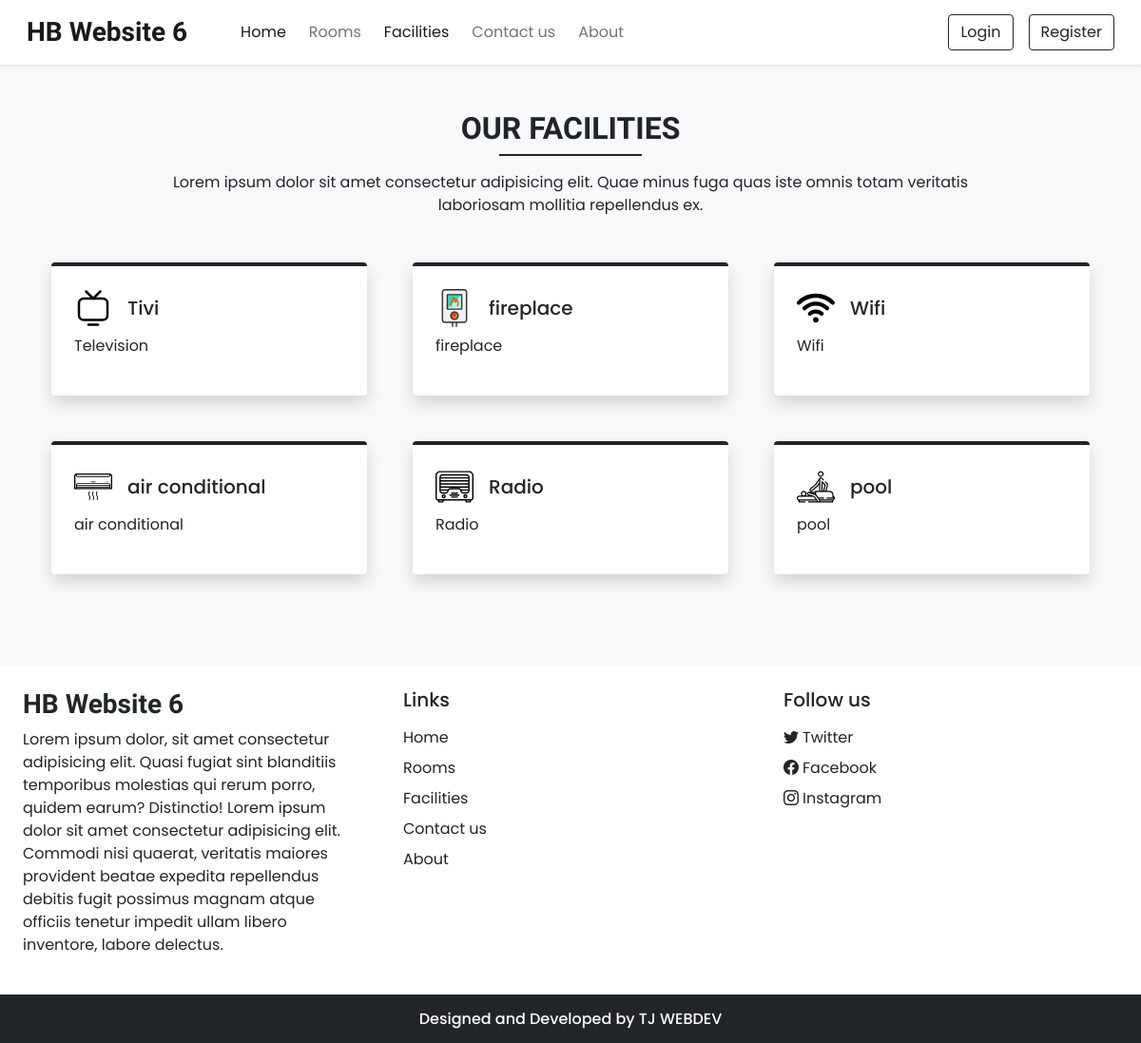
Screenshot of /facilities.php with the database file from the repository.
### tables this page shows
CREATE TABLE `settings` (
  `sr_no` int(11) NOT NULL,
  `site_title` varchar(50) NOT NULL,
  `site_about` varchar(250) NOT NULL,
  `shutdown` tinyint(1) NOT NULL
);

CREATE TABLE `facilities` (
  `id` int(11) NOT NULL,
  `name` varchar(250) NOT NULL,
  `icon` varchar(250) NOT NULL,
  `description` varchar(250) NOT NULL
);

### admin/inc/db_config.php (called while the page is built, shortened)
<?php
    function selectAll($table) {
        $con = $GLOBALS['con'];
        $res = mysqli_query($con,"SELECT * FROM $table");
        return $res;
    }
    function select($sql,$values,$datatypes)
    {
        $con = $GLOBALS['con'];
        if($stmt = mysqli_prepare($con,$sql)) {
            mysqli_stmt_bind_param($stmt,$datatypes,...$values);
            if(mysqli_stmt_execute($stmt)){
                $res = mysqli_stmt_get_result($stmt);
                return $res;
            }
            else {
                mysqli_stmt_close($stmt);
                die("Query cannot be executed - Select");
            }
        }
        else {
            die("Query cannot be prepared - Select");
        }
    }
?>

### facilities.php (the view, shortened to what this page needs)
<!DOCTYPE html>
<html lang="en">
<head>
    <?php require('inc/links.php'); ?>
</head>
    <body class="bg-light">
    <?php require('inc/header.php'); ?>
    <div class="my-5 px-4">
        <h2 class="fw-bold h-font text-center">OUR FACILITIES</h2>
        <div class="h-line bg-dark"></div>
        <p class="text-center mt-3">
            Lorem ipsum dolor sit amet consectetur adipisicing elit.
            Quae minus fuga quas iste omnis totam veritatis <br>laboriosam mollitia repellendus ex.
        </p>
    </div>
    <div class="container">
        <div class="row">
            <?php
                $res= selectAll('facilities');
                $path = FACILITIES_IMG_PATH;
                while($row = mysqli_fetch_assoc($res)) {
                    echo <<<data
                        <div class="col-lg-4 col-md-6 mb-5 px-4">
                            <div class="bg-white rounded shadow p-4 border-top border-4 border-dark pop">
                                <div class="d-flex align-items-center mb-2">
                                    <img src="$path$row[icon]" width="40px">
                                    <h5 class="m-0 ms-3">$row[name]</h5>
                                </div>
                                <p>$row[description]
                                </p>
                            </div>
                        </div>
                    data;
                }
            ?>
        </div>
    </div>
    <?php require('inc/footer.php') ?>
</body>
</html>

### inc/header.php (shortened to what this page needs)
<nav id="nav-bar" class="navbar navbar-expand-lg navbar-light bg-white px-lg-3 py-lg-2 shadow-sm sticky-top">
    <div class="container-fluid">
        <a class="navbar-brand me-5 fw-bold fs-3 h-font" href="index.php"><?php echo $settings_r['site_title'] ?></a>
        <div class="collapse navbar-collapse" id="navbarSupportedContent">
            <ul class="navbar-nav me-auto mb-2 mb-lg-0">
                <li class="nav-item">
                    <a class="nav-link active me-2" href="index.php">Home</a>
                </li>
                <li class="nav-item">
                    <a class="nav-link me-2" href="rooms.php">Rooms</a>
                </li>
                <li class="nav-item">
                    <a class="nav-link me-2" href="facilities.php">Facilities</a>
                </li>
                <li class="nav-item">
                    <a class="nav-link me-2" href="contact.php">Contact us</a>
                </li>
                <li class="nav-item">
                    <a class="nav-link me-2" href="about.php">About</a>
                </li>
            </ul>
            <div class="d-flex">
                <?php
                    if(isset($_SESSION['login']) && $_SESSION['login']==true) {
                        $path = USERS_IMG_PATH;
                        echo<<<data
                        <div class="btn-group">
                            <button type="button" class="btn btn-outline-dark shadow-none dropdown-toggle" data-bs-toggle="dropdown" data-bs-display="static" aria-expanded="false">
                                <img src="$path$_SESSION[uPic]" style="width: 25px; height: 25px;" class="me-1">
                                $_SESSION[uName]
                            </button>
                            <ul class="dropdown-menu dropdown-menu-lg-end">
                            <li><a class="dropdown-item" href="profile.php">Profile</a></li>
                            <li><a class="dropdown-item" href="bookings.php">Bookings</a></li>
                            <li><a class="dropdown-item" href="logout.php">Logout</a></li>
                            </ul>
                        </div>
                        data;
                    }
                    else {
                        echo<<<data
                        <button type="button" class="btn btn-outline-dark shadow-none me-lg-3 me-2" data-bs-toggle="modal" data-bs-target="#loginModal">
                            Login
                        </button>
                        <button type="button" class="btn btn-outline-dark shadow-none" data-bs-toggle="modal" data-bs-target="#registerModal">
                            Register
                        </button>
                        data;
                    }
                ?>
            </div>
        </div>
    </div>
</nav>

### inc/footer.php (shortened to what this page needs)
<div class="container-fluid bg-white mt-5">
        <div class="row">
            <div class="col-lg-4 p-4">
                <h3 class="h-font fw-bold fs-3 mb-2"><?php echo $settings_r['site_title'] ?></h3>
                <p>
                    <?php echo $settings_r['site_about'] ?>
                    Lorem ipsum dolor sit amet consectetur adipisicing elit. Commodi nisi quaerat,
                    veritatis maiores provident beatae expedita
                     repellendus debitis fugit possimus magnam atque officiis tenetur impedit ullam libero inventore, labore delectus.
                </p>
            </div>
            <div class="col-lg-4 p-4">
                <h5 class="mb-3">Links</h5>
                <a href="index.php" class="d-inline-block mb-2 text-dark text-decoration-none">Home</a> <br>
                <a href="rooms.php" class="d-inline-block mb-2 text-dark text-decoration-none">Rooms</a> <br>
                <a href="facilities.php" class="d-inline-block mb-2 text-dark text-decoration-none">Facilities</a> <br>
                <a href="contact.php" class="d-inline-block mb-2 text-dark text-decoration-none">Contact us</a> <br>
                <a href="about.php" class="d-inline-block mb-2 text-dark text-decoration-none">About</a> <br>
            </div>
            <div class="col-lg-4 p-4">
                <h5 class="mb-3">Follow us</h5>
                <?php
                    if($contact_r['tw']!='') {
                        echo <<<data
                            <a href="$contact_r[tw]" class="d-inline-block text-dark text-decoration-none mb-2">
                                <i class="bi bi-twitter me-1"></i>Twitter
                            </a><br>
                        data;
                    }
                ?>
                <a href="<?php echo $contact_r['fb'] ?>" class="d-inline-block text-dark text-decoration-none mb-2">
                    <i class="bi bi-facebook me-1"></i>Facebook
                </a><br>
                <a href="<?php echo $contact_r['insta'] ?>" class="d-inline-block text-dark text-decoration-none">
                    <i class="bi bi-instagram me-1"></i>Instagram
                </a><br>
            </div>
        </div>
    </div>
    <h6 class="text-center bg-dark text-white p-3 m-0">Designed and Developed by TJ WEBDEV</h6>

### css/common.css (style rules this page uses)
:root { --teal: #2ec1ac; --teal_hover: #279e8c; }
* { font-family: 'Poppins', sans-serif; }
.h-font { font-family: 'Merienda', cursive; }
.h-line { width: 150px; margin: 0 auto; height: 1.7px; }

### rows the page displays
settings: site_title "HB Website 6", site_about "Lorem ipsum dolor, sit amet consectetur adipisicing elit. Quasi fugiat sint blanditiis temporibus molestias qui rerum porro, quidem earum? Distinctio!"
facilities: icon (picture), name "Tivi", description "Television"
facilities: icon (picture), name "fireplace", description "fireplace"
facilities: icon (picture), name "Wifi", description "Wifi"
facilities: icon (picture), name "air conditional", description "air conditional"
facilities: icon (picture), name "Radio", description "Radio"
facilities: icon (picture), name "pool", description "pool"
